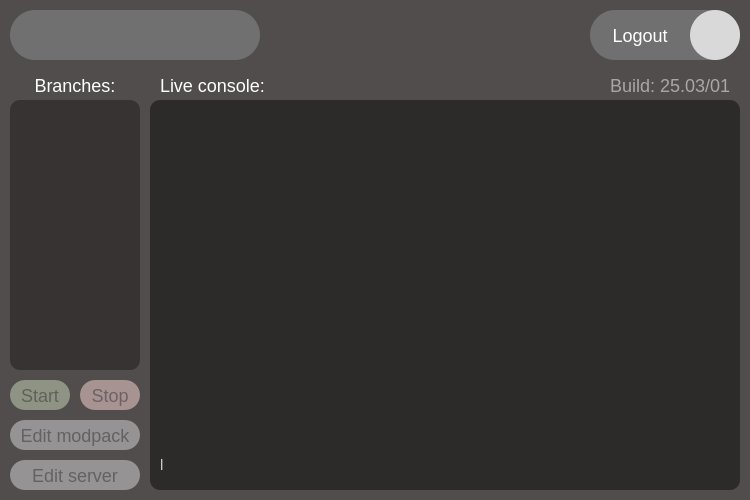
<?xml version="1.0" encoding="UTF-8"?>
<ui version="4.0">
 <class>Dashboard</class>
 <widget class="QWidget" name="Dashboard">
  <property name="geometry">
   <rect>
    <x>0</x>
    <y>0</y>
    <width>750</width>
    <height>500</height>
   </rect>
  </property>
  <property name="windowTitle">
   <string>Form</string>
  </property>
  <widget class="QWidget" name="centralwidget" native="true">
   <property name="geometry">
    <rect>
     <x>0</x>
     <y>0</y>
     <width>750</width>
     <height>500</height>
    </rect>
   </property>
   <property name="styleSheet">
    <string notr="true">background: #514D4D;</string>
   </property>
   <widget class="QWidget" name="MainPageBar" native="true">
    <property name="geometry">
     <rect>
      <x>10</x>
      <y>10</y>
      <width>730</width>
      <height>50</height>
     </rect>
    </property>
    <widget class="QWidget" name="ProfileInfoWidget" native="true">
     <property name="geometry">
      <rect>
       <x>0</x>
       <y>0</y>
       <width>250</width>
       <height>50</height>
      </rect>
     </property>
     <property name="styleSheet">
      <string notr="true">background: #707070;
border-radius: 25px;

font-family: 'Inter SemiBold';
font-size: 18px;

color: #FFFFFF;

</string>
     </property>
     <widget class="QLabel" name="NameBar">
      <property name="geometry">
       <rect>
        <x>10</x>
        <y>10</y>
        <width>190</width>
        <height>30</height>
       </rect>
      </property>
      <property name="styleSheet">
       <string notr="true"/>
      </property>
      <property name="text">
       <string/>
      </property>
     </widget>
     <widget class="QLabel" name="Privileges">
      <property name="geometry">
       <rect>
        <x>210</x>
        <y>10</y>
        <width>30</width>
        <height>30</height>
       </rect>
      </property>
      <property name="text">
       <string/>
      </property>
      <property name="alignment">
       <set>Qt::AlignmentFlag::AlignCenter</set>
      </property>
     </widget>
    </widget>
    <widget class="QWidget" name="ExitButtonHolder" native="true">
     <property name="geometry">
      <rect>
       <x>580</x>
       <y>0</y>
       <width>150</width>
       <height>50</height>
      </rect>
     </property>
     <property name="styleSheet">
      <string notr="true">background: #707070;
border-radius: 25px;
</string>
     </property>
     <widget class="QPushButton" name="ExitButton1">
      <property name="geometry">
       <rect>
        <x>0</x>
        <y>0</y>
        <width>100</width>
        <height>50</height>
       </rect>
      </property>
      <property name="cursor">
       <cursorShape>PointingHandCursor</cursorShape>
      </property>
      <property name="styleSheet">
       <string notr="true">background-color: transparent; 
border: 0px;
font-family: 'Inter SemiBold';
font-size: 18px;

color: #FFFFFF;
</string>
      </property>
      <property name="text">
       <string>Logout</string>
      </property>
     </widget>
     <widget class="QPushButton" name="ExitButton2">
      <property name="geometry">
       <rect>
        <x>100</x>
        <y>0</y>
        <width>50</width>
        <height>50</height>
       </rect>
      </property>
      <property name="cursor">
       <cursorShape>PointingHandCursor</cursorShape>
      </property>
      <property name="styleSheet">
       <string notr="true">background: #D9D9D9;
border-radius: 25px;
</string>
      </property>
      <property name="text">
       <string/>
      </property>
     </widget>
    </widget>
   </widget>
   <widget class="QWidget" name="MainPageField" native="true">
    <property name="geometry">
     <rect>
      <x>10</x>
      <y>70</y>
      <width>730</width>
      <height>420</height>
     </rect>
    </property>
    <widget class="QWidget" name="BranchSection" native="true">
     <property name="geometry">
      <rect>
       <x>0</x>
       <y>0</y>
       <width>130</width>
       <height>420</height>
      </rect>
     </property>
     <widget class="QLabel" name="BranchesLabel">
      <property name="geometry">
       <rect>
        <x>10</x>
        <y>0</y>
        <width>110</width>
        <height>30</height>
       </rect>
      </property>
      <property name="styleSheet">
       <string notr="true">font-family: 'Inter SemiBold';
font-size: 18px;

color: #FFFFFF;

</string>
      </property>
      <property name="text">
       <string>Branches:</string>
      </property>
      <property name="alignment">
       <set>Qt::AlignmentFlag::AlignCenter</set>
      </property>
     </widget>
     <widget class="QWidget" name="Branches" native="true">
      <property name="geometry">
       <rect>
        <x>0</x>
        <y>30</y>
        <width>130</width>
        <height>270</height>
       </rect>
      </property>
      <property name="styleSheet">
       <string notr="true">background: #373333;
border-radius: 10px;
</string>
      </property>
     </widget>
     <widget class="QPushButton" name="StartButton">
      <property name="enabled">
       <bool>false</bool>
      </property>
      <property name="geometry">
       <rect>
        <x>0</x>
        <y>310</y>
        <width>60</width>
        <height>30</height>
       </rect>
      </property>
      <property name="cursor">
       <cursorShape>PointingHandCursor</cursorShape>
      </property>
      <property name="styleSheet">
       <string notr="true">background: rgba(204, 218, 185, 128);
border-radius: 15px;

font-family: 'Inter SemiBold';
font-size: 18px;
line-height: 22px;

color: rgba(50, 50, 50, 128);

</string>
      </property>
      <property name="text">
       <string>Start</string>
      </property>
     </widget>
     <widget class="QPushButton" name="StopButton">
      <property name="enabled">
       <bool>false</bool>
      </property>
      <property name="geometry">
       <rect>
        <x>70</x>
        <y>310</y>
        <width>60</width>
        <height>30</height>
       </rect>
      </property>
      <property name="cursor">
       <cursorShape>PointingHandCursor</cursorShape>
      </property>
      <property name="styleSheet">
       <string notr="true">background: rgba(255, 217, 217, 128);
border-radius: 15px;

font-family: 'Inter SemiBold';
font-size: 18px;
line-height: 22px;

color: rgba(50, 50, 50, 128);

</string>
      </property>
      <property name="text">
       <string>Stop</string>
      </property>
     </widget>
     <widget class="QPushButton" name="EditMPButton">
      <property name="enabled">
       <bool>false</bool>
      </property>
      <property name="geometry">
       <rect>
        <x>0</x>
        <y>350</y>
        <width>130</width>
        <height>30</height>
       </rect>
      </property>
      <property name="cursor">
       <cursorShape>PointingHandCursor</cursorShape>
      </property>
      <property name="styleSheet">
       <string notr="true">background: rgba(217, 217, 217, 128);
border-radius: 15px;

font-family: 'Inter SemiBold';
font-size: 18px;
line-height: 22px;

color: rgba(50, 50, 50, 128);

</string>
      </property>
      <property name="text">
       <string>Edit modpack</string>
      </property>
     </widget>
     <widget class="QPushButton" name="EditServerButton">
      <property name="enabled">
       <bool>false</bool>
      </property>
      <property name="geometry">
       <rect>
        <x>0</x>
        <y>390</y>
        <width>130</width>
        <height>30</height>
       </rect>
      </property>
      <property name="cursor">
       <cursorShape>PointingHandCursor</cursorShape>
      </property>
      <property name="toolTip">
       <string>This feature isn't available yet</string>
      </property>
      <property name="whatsThis">
       <string/>
      </property>
      <property name="styleSheet">
       <string notr="true">background: rgba(217, 217, 217, 128);
border-radius: 15px;

font-family: 'Inter Semibold';
font-size: 18px;
line-height: 22px;

color: rgba(50, 50, 50, 128);

</string>
      </property>
      <property name="text">
       <string>Edit server</string>
      </property>
     </widget>
    </widget>
    <widget class="QWidget" name="ConsoleSection" native="true">
     <property name="geometry">
      <rect>
       <x>140</x>
       <y>0</y>
       <width>590</width>
       <height>420</height>
      </rect>
     </property>
     <widget class="QLabel" name="ConsoleLabel">
      <property name="geometry">
       <rect>
        <x>10</x>
        <y>0</y>
        <width>120</width>
        <height>30</height>
       </rect>
      </property>
      <property name="styleSheet">
       <string notr="true">font-family: 'Inter SemiBold';
font-size: 18px;
line-height: 22px;

color: #FFFFFF;

</string>
      </property>
      <property name="text">
       <string>Live console:</string>
      </property>
     </widget>
     <widget class="QLabel" name="BuilInfoLabel">
      <property name="geometry">
       <rect>
        <x>430</x>
        <y>0</y>
        <width>150</width>
        <height>30</height>
       </rect>
      </property>
      <property name="styleSheet">
       <string notr="true">font-family: 'Inter SemiBold';
font-size: 18px;
line-height: 22px;

color: rgba(255, 255, 255, 128);


</string>
      </property>
      <property name="text">
       <string>Build: 25.03/01</string>
      </property>
      <property name="alignment">
       <set>Qt::AlignmentFlag::AlignRight|Qt::AlignmentFlag::AlignTrailing|Qt::AlignmentFlag::AlignVCenter</set>
      </property>
     </widget>
     <widget class="QWidget" name="Console" native="true">
      <property name="geometry">
       <rect>
        <x>0</x>
        <y>30</y>
        <width>590</width>
        <height>390</height>
       </rect>
      </property>
      <property name="styleSheet">
       <string notr="true">background: #2D2A2A;
border-radius: 10px;
</string>
      </property>
      <widget class="QWidget" name="horizontalLayoutWidget">
       <property name="geometry">
        <rect>
         <x>10</x>
         <y>349</y>
         <width>571</width>
         <height>31</height>
        </rect>
       </property>
       <layout class="QHBoxLayout" name="horizontalLayout">
        <item>
         <widget class="QLabel" name="ConsoleUsername">
          <property name="styleSheet">
           <string notr="true">font-family: 'Inter SemiBold';
font-size: 15px;
line-height: 17px;

color: #CDCDCD;

</string>
          </property>
          <property name="text">
           <string>l</string>
          </property>
         </widget>
        </item>
        <item>
         <widget class="QLineEdit" name="ConsoleInput">
          <property name="styleSheet">
           <string notr="true">font-family: 'Inter SemiBold';
font-size: 15px;
line-height: 17px;

color: #CDCDCD;

</string>
          </property>
         </widget>
        </item>
       </layout>
      </widget>
     </widget>
    </widget>
   </widget>
  </widget>
 </widget>
 <resources/>
 <connections/>
</ui>
